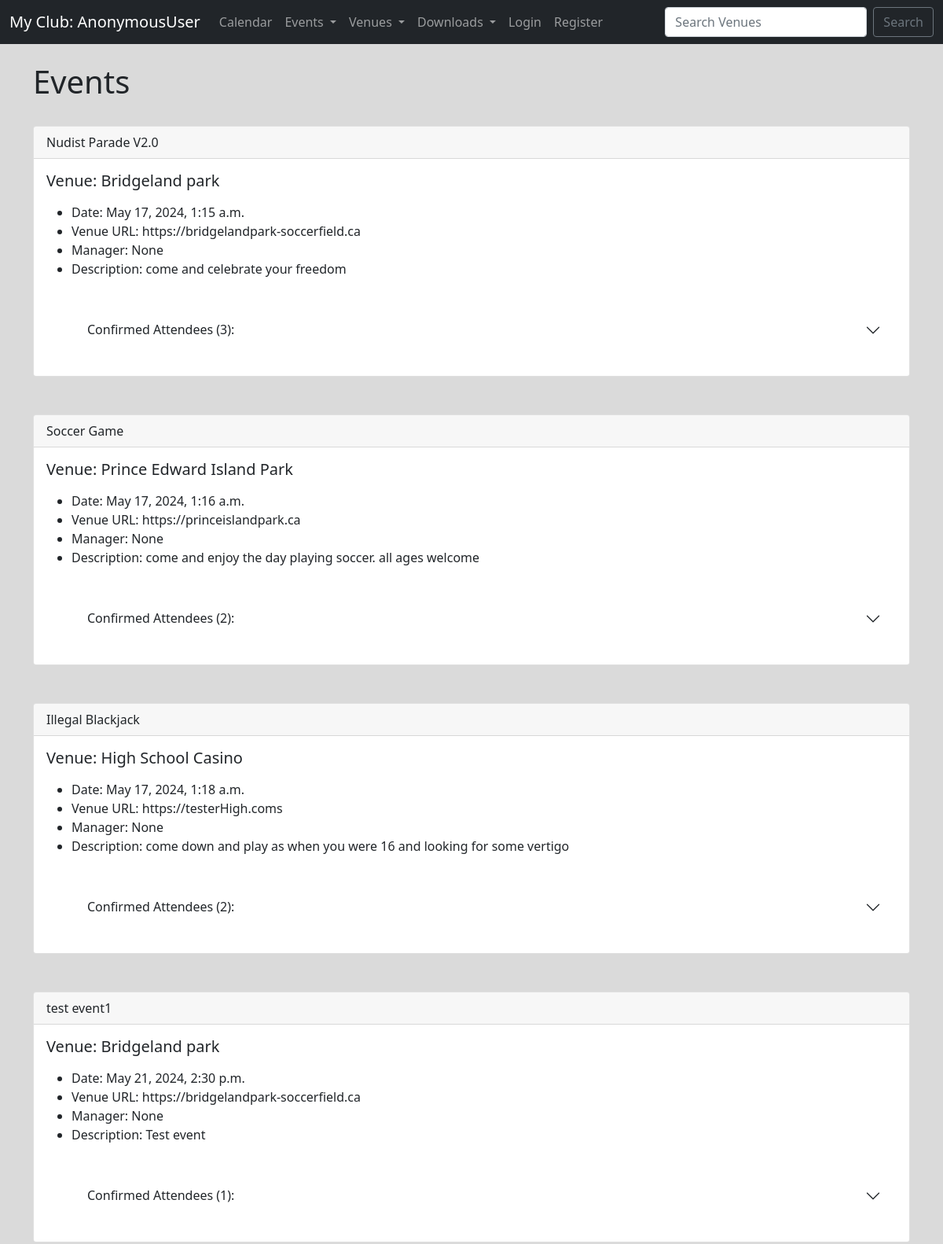
The app's page /events/ (upper part), older data.
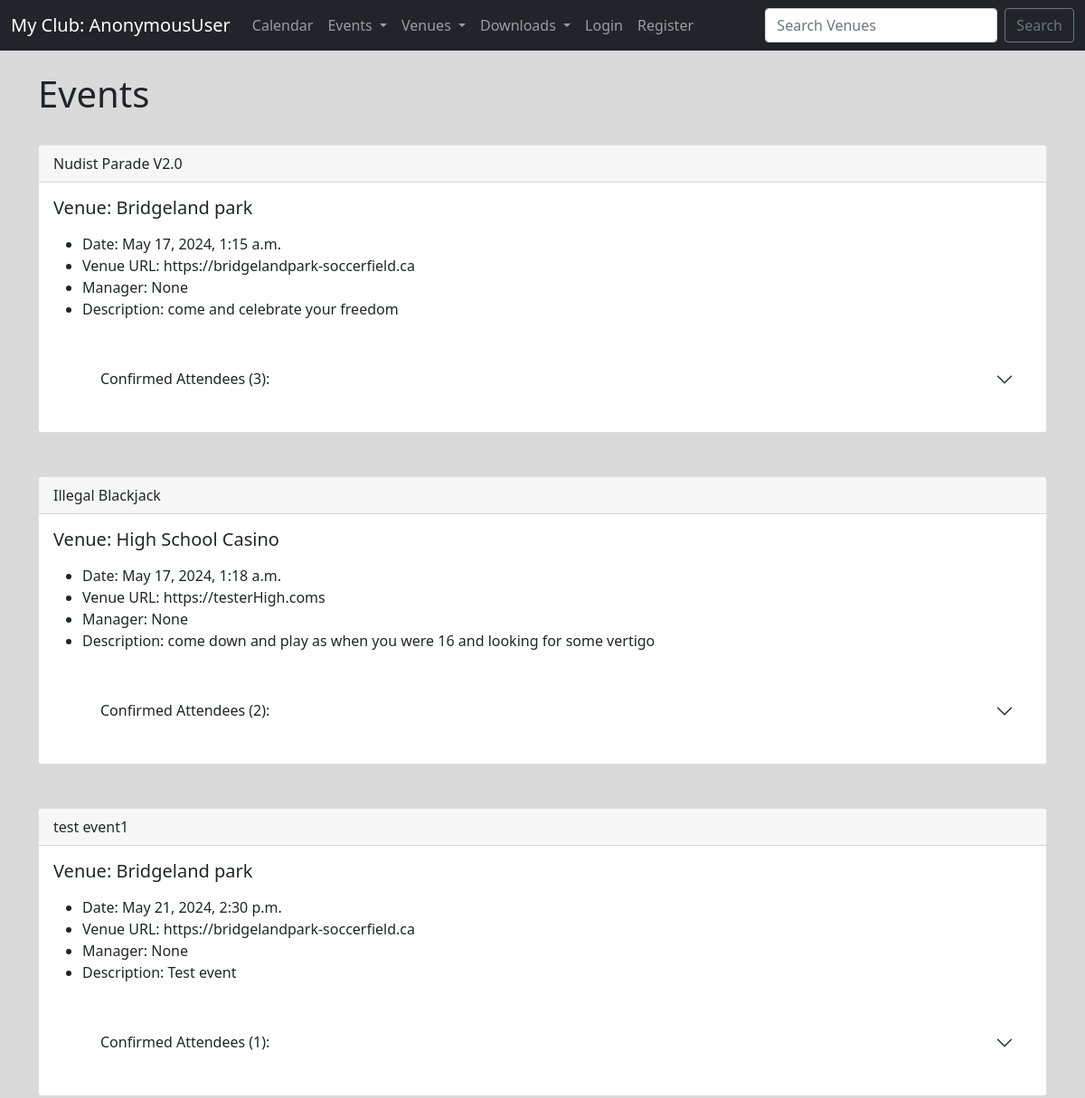
The same page, newer data.
### events/models.py (models this page shows)
class Event(models.Model):
    name            = models.CharField('Event Name', max_length=150)
    event_date      = models.DateTimeField('Event date')
    venue           = models.ForeignKey(Venue, on_delete=models.CASCADE, blank=True, null=True)   #connect Venue entity
    manager         = models.ForeignKey(User, blank=True, null=True, on_delete=models.SET_NULL)    # events linked to user won't be deleted if user is deleted
    description     = models.TextField(blank=True)
    attendees       = models.ManyToManyField(ClubUser, blank=True)
    def __str__(self):
        return self.name

class Venue(models.Model):
    name            = models.CharField('Venue Name', max_length=120)
    address         = models.CharField(max_length=300)
    zip_code        = models.CharField('Zip Code', max_length=12)
    phone           = models.CharField('Contact Phone', max_length=25, blank=True)
    web             = models.URLField('Website Address', blank=True)
    email_address   = models.EmailField('Email', blank=True)
    owner           = models.IntegerField('Venue Owner', blank=False, default=1)     # associates with user_id
    def __str__(self):
        return self.name

### events/views.py (the view)
# urls.py: path('events/', views.all_events, name='list-events'),
def all_events(request):
    event_list = Event.objects.all().order_by('event_date')
    event_with_attendee_count = Event.objects.annotate(num_attendees=Count('attendees'))
    attendee_count = {event.id: event.num_attendees for event in event_with_attendee_count}
    return render(request, 'events/event_list.html',
                  {'event_list': event_list,
                   'attendee_count': attendee_count})

### events/models.py (called while the page is built)
    def __str__(self):
        return self.first_name + ' ' + self.last_name

### events/templatetags/custom_filters.py (called while the page is built)
@register.filter
def get_item(dictionary, key):
    return dictionary.get(key)

### events/templates/events/event_list.html (shortened to what this page needs)
{% extends 'base.html' %}
{% load custom_filters %}
{% block content %}
    <h1>Events</h1>
    <br>
    {% for event in event_list %}
      <div class="card">
          <div class="card-header">
            {{ event }}
          </div>
          <div class="card-body">
            <h5 class="card-title">Venue: {{ event.venue }}</h5>
            <p class="card-text">
              <ul>
                  <li>Date: {{ event.event_date }}</li>
                  <li>Venue URL: {{ event.venue.web }}</li>
                  <li>Manager: {{ event.manager }}</li>
                  <li>Description: {{ event.description }}</li>
                  <br>
              </ul>
              <ul>
                <div class="accordion accordion-flush" id="accordionFlushExample">
                  <div class="accordion-item">
                    <h2 class="accordion-header" id="flush-headingOne">
                      <button class="accordion-button collapsed" type="button" data-bs-toggle="collapse" data-bs-target="#flush-collapseOne" aria-expanded="false" aria-controls="flush-collapseOne">
                        Confirmed Attendees ({{ attendee_count|get_item:event.id }}):
                      </button>
                    </h2>
              </ul>
            </p>
          </div>
        </div><br><br>
    {% endfor %}
{% endblock %}

Row changes from the older to the newer data that the page shows:
removed Event: name "Soccer Game", venue "Prince Edward Island Park", event_date "May 17, 2024, 1:16 a.m.", venue.web "https://princeislandpark.ca", manager "None", description "come and enjoy the day playing soccer. all ages welcome", id "2"
